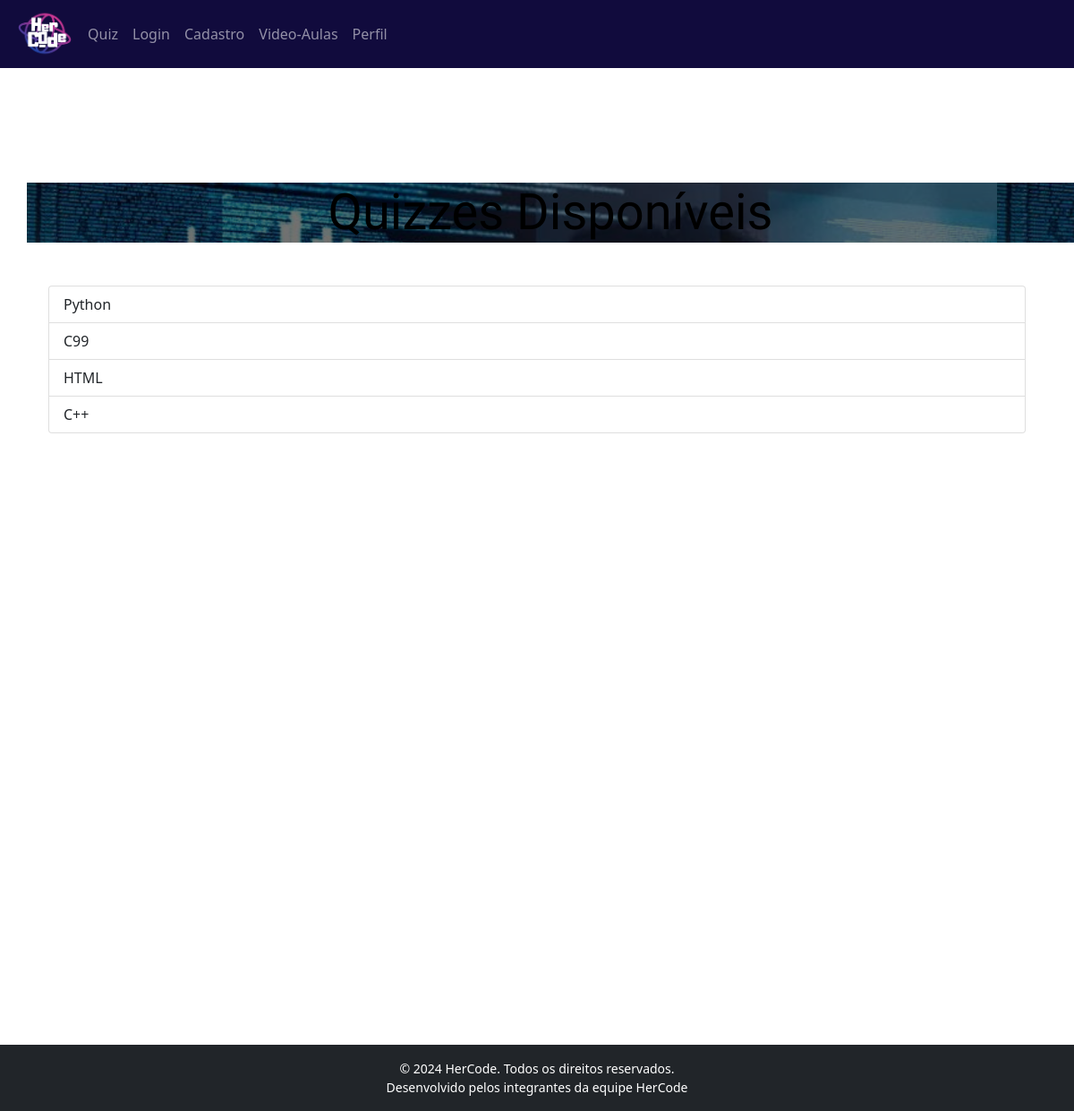
The page /quizz/ (signed in) on the database its author committed.
### task/models.py (models this page shows, shortened)
class Quiz(models.Model):
    nome = models.CharField(max_length=200)
    descricao = models.TextField()
    data_criacao = models.DateTimeField(auto_now_add=True)

### task/views.py (the view)
# urls.py: path('quizz/', views.quizzes, name='quizz'),
@login_required
def quizzes(request):
    quizzes = Quiz.objects.all()
    return render(request, 'quizz.html', {'quizzes': quizzes})

### task/templates/quizz.html (shortened to what this page needs)
{% extends 'menu.html' %} {% block content %}
<div class="capa text-center">
  <h1 class="display-4">Quizzes Disponíveis</h1>
</div>
<div class="container mt-5">
  <div class="list-group">
    {% for quiz in quizzes %}
    <a
      href="{% url 'quiz_perguntas' quiz.id %}"
      class="list-group-item list-group-item-action"
    >
      {{ quiz.nome }}
    </a>
    {% endfor %}
  </div>
</div>
{% endblock %}

### task/templates/quizz.html (style rules this page uses)
.capa { background-image: url("capa_oficial.png"); color: rgb(255, 255, 255); margin-left: 30px; margin-top: 8rem; margin-bottom: 30px; font-family: "Numans", sans-serif; text-align: center; }
h1.display-4 { font-family: "Numans", sans-serif; color: rgb(0, 0, 0); margin-bottom: 20px; }

### task/templates/menu.html (style rules this page uses)
html, body { height: 100%; }
.container { min-height: 100vh; display: flex; flex-direction: column; }

### rows shown on the page
Quiz: nome "Python"
Quiz: nome "C99"
Quiz: nome "HTML"
Quiz: nome "C++"
